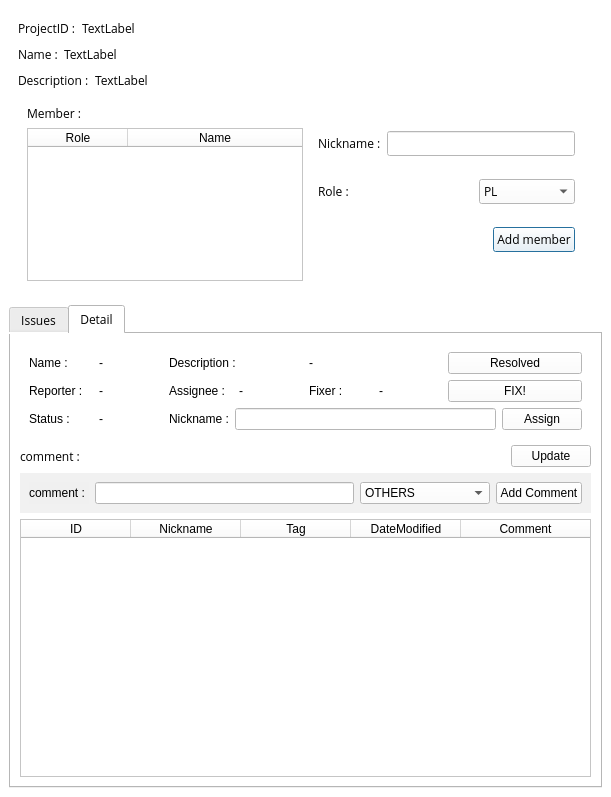
<?xml version="1.0" encoding="UTF-8"?>
<ui version="4.0">
 <class>Dialog</class>
 <widget class="QDialog" name="Dialog">
  <property name="geometry">
   <rect>
    <x>0</x>
    <y>0</y>
    <width>611</width>
    <height>797</height>
   </rect>
  </property>
  <property name="font">
   <font>
    <family>Open Sans</family>
   </font>
  </property>
  <property name="windowTitle">
   <string>Dialog</string>
  </property>
  <layout class="QGridLayout" name="gridLayout_5">
   <property name="leftMargin">
    <number>0</number>
   </property>
   <property name="topMargin">
    <number>0</number>
   </property>
   <property name="rightMargin">
    <number>0</number>
   </property>
   <property name="bottomMargin">
    <number>0</number>
   </property>
   <property name="spacing">
    <number>0</number>
   </property>
   <item row="0" column="0">
    <widget class="QWidget" name="widget" native="true">
     <property name="styleSheet">
      <string notr="true">background-color: #fff;</string>
     </property>
     <layout class="QGridLayout" name="gridLayout_7">
      <item row="0" column="0">
       <widget class="QWidget" name="widget_5" native="true">
        <property name="maximumSize">
         <size>
          <width>16777215</width>
          <height>290</height>
         </size>
        </property>
        <property name="styleSheet">
         <string notr="true">QWidget#widget_5{
	background-color: '#d5dee8';
	border: none;
	border-radius: 10px;
}
QWidget#widget_5 QLabel{
	background-color: '#d5dee8';
}</string>
        </property>
        <layout class="QGridLayout" name="gridLayout_3">
         <item row="0" column="0">
          <layout class="QHBoxLayout" name="horizontalLayout">
           <item>
            <widget class="QLabel" name="label_6">
             <property name="font">
              <font>
               <family>Open Sans</family>
              </font>
             </property>
             <property name="text">
              <string>ProjectID :</string>
             </property>
            </widget>
           </item>
           <item>
            <widget class="QLabel" name="project_id">
             <property name="font">
              <font>
               <family>Open Sans</family>
              </font>
             </property>
             <property name="text">
              <string>TextLabel</string>
             </property>
            </widget>
           </item>
           <item>
            <spacer name="horizontalSpacer">
             <property name="orientation">
              <enum>Qt::Horizontal</enum>
             </property>
             <property name="sizeHint" stdset="0">
              <size>
               <width>40</width>
               <height>20</height>
              </size>
             </property>
            </spacer>
           </item>
          </layout>
         </item>
         <item row="1" column="0">
          <layout class="QVBoxLayout" name="verticalLayout">
           <item>
            <layout class="QHBoxLayout" name="horizontalLayout_2">
             <item>
              <widget class="QLabel" name="label">
               <property name="font">
                <font>
                 <family>Open Sans</family>
                </font>
               </property>
               <property name="text">
                <string>Name :</string>
               </property>
              </widget>
             </item>
             <item>
              <widget class="QLabel" name="project_name">
               <property name="font">
                <font>
                 <family>Open Sans</family>
                </font>
               </property>
               <property name="text">
                <string>TextLabel</string>
               </property>
              </widget>
             </item>
             <item>
              <spacer name="horizontalSpacer_4">
               <property name="orientation">
                <enum>Qt::Horizontal</enum>
               </property>
               <property name="sizeHint" stdset="0">
                <size>
                 <width>40</width>
                 <height>20</height>
                </size>
               </property>
              </spacer>
             </item>
            </layout>
           </item>
          </layout>
         </item>
         <item row="2" column="0">
          <layout class="QHBoxLayout" name="horizontalLayout_3">
           <item>
            <widget class="QLabel" name="label_4">
             <property name="font">
              <font>
               <family>Open Sans</family>
              </font>
             </property>
             <property name="text">
              <string>Description :</string>
             </property>
            </widget>
           </item>
           <item>
            <widget class="QLabel" name="description">
             <property name="font">
              <font>
               <family>Open Sans</family>
              </font>
             </property>
             <property name="text">
              <string>TextLabel</string>
             </property>
            </widget>
           </item>
           <item>
            <spacer name="horizontalSpacer_5">
             <property name="orientation">
              <enum>Qt::Horizontal</enum>
             </property>
             <property name="sizeHint" stdset="0">
              <size>
               <width>40</width>
               <height>20</height>
              </size>
             </property>
            </spacer>
           </item>
          </layout>
         </item>
         <item row="3" column="0">
          <widget class="QWidget" name="widget_4" native="true">
           <property name="styleSheet">
            <string notr="true">QWidget#widget_4{
	background-color: '#d5dee8';
}</string>
           </property>
           <layout class="QGridLayout" name="gridLayout_4">
            <item row="0" column="1">
             <widget class="QWidget" name="widget_6" native="true">
              <property name="styleSheet">
               <string notr="true">QWidget#widget_6 {
	background-color: 'white';
	border-radius: 10px;
}
QWidget#widget_6 QLabel{
	background-color: 'white';
}
QWidget#widget_6 QPushButton {
	background-color: '#d5dee8';
}
</string>
              </property>
              <layout class="QVBoxLayout" name="verticalLayout_3">
               <item>
                <layout class="QHBoxLayout" name="horizontalLayout_5">
                 <item>
                  <widget class="QLabel" name="label_10">
                   <property name="text">
                    <string>Nickname :</string>
                   </property>
                  </widget>
                 </item>
                 <item>
                  <widget class="QLineEdit" name="member_nickname"/>
                 </item>
                </layout>
               </item>
               <item>
                <layout class="QHBoxLayout" name="horizontalLayout_9">
                 <item>
                  <widget class="QLabel" name="label_11">
                   <property name="text">
                    <string>Role :</string>
                   </property>
                  </widget>
                 </item>
                 <item>
                  <spacer name="horizontalSpacer_7">
                   <property name="orientation">
                    <enum>Qt::Horizontal</enum>
                   </property>
                   <property name="sizeHint" stdset="0">
                    <size>
                     <width>40</width>
                     <height>20</height>
                    </size>
                   </property>
                  </spacer>
                 </item>
                 <item>
                  <widget class="QComboBox" name="member_role">
                   <item>
                    <property name="text">
                     <string>PL</string>
                    </property>
                   </item>
                   <item>
                    <property name="text">
                     <string>TESTER</string>
                    </property>
                   </item>
                   <item>
                    <property name="text">
                     <string>DEVELOPER</string>
                    </property>
                   </item>
                  </widget>
                 </item>
                </layout>
               </item>
               <item>
                <layout class="QHBoxLayout" name="horizontalLayout_10">
                 <item>
                  <spacer name="horizontalSpacer_6">
                   <property name="orientation">
                    <enum>Qt::Horizontal</enum>
                   </property>
                   <property name="sizeHint" stdset="0">
                    <size>
                     <width>40</width>
                     <height>20</height>
                    </size>
                   </property>
                  </spacer>
                 </item>
                 <item>
                  <widget class="QPushButton" name="add_member_btn">
                   <property name="text">
                    <string>Add member</string>
                   </property>
                  </widget>
                 </item>
                </layout>
               </item>
              </layout>
             </widget>
            </item>
            <item row="0" column="0">
             <layout class="QVBoxLayout" name="verticalLayout_2">
              <item>
               <widget class="QLabel" name="label_3">
                <property name="font">
                 <font>
                  <family>Open Sans</family>
                 </font>
                </property>
                <property name="text">
                 <string>Member :</string>
                </property>
               </widget>
              </item>
              <item>
               <widget class="QTableWidget" name="member_table">
                <property name="editTriggers">
                 <set>QAbstractItemView::NoEditTriggers</set>
                </property>
                <attribute name="horizontalHeaderCascadingSectionResizes">
                 <bool>false</bool>
                </attribute>
                <attribute name="horizontalHeaderShowSortIndicator" stdset="0">
                 <bool>false</bool>
                </attribute>
                <attribute name="horizontalHeaderStretchLastSection">
                 <bool>true</bool>
                </attribute>
                <column>
                 <property name="text">
                  <string>Role</string>
                 </property>
                </column>
                <column>
                 <property name="text">
                  <string>Name</string>
                 </property>
                </column>
               </widget>
              </item>
             </layout>
            </item>
           </layout>
          </widget>
         </item>
        </layout>
       </widget>
      </item>
      <item row="1" column="0">
       <widget class="QTabWidget" name="tabWidget">
        <property name="styleSheet">
         <string notr="true"/>
        </property>
        <property name="currentIndex">
         <number>1</number>
        </property>
        <widget class="QWidget" name="tab">
         <attribute name="title">
          <string>Issues</string>
         </attribute>
         <layout class="QGridLayout" name="gridLayout_8">
          <property name="leftMargin">
           <number>0</number>
          </property>
          <property name="topMargin">
           <number>0</number>
          </property>
          <property name="rightMargin">
           <number>0</number>
          </property>
          <property name="bottomMargin">
           <number>0</number>
          </property>
          <property name="spacing">
           <number>0</number>
          </property>
          <item row="0" column="0">
           <widget class="QWidget" name="widget_7" native="true">
            <property name="styleSheet">
             <string notr="true">background-color: 'white';</string>
            </property>
            <layout class="QGridLayout" name="gridLayout_2">
             <item row="0" column="0">
              <layout class="QHBoxLayout" name="horizontalLayout_4">
               <item>
                <widget class="QLabel" name="label_7">
                 <property name="font">
                  <font>
                   <family>Open Sans</family>
                  </font>
                 </property>
                 <property name="text">
                  <string>Issues :</string>
                 </property>
                </widget>
               </item>
               <item>
                <spacer name="horizontalSpacer_2">
                 <property name="orientation">
                  <enum>Qt::Horizontal</enum>
                 </property>
                 <property name="sizeHint" stdset="0">
                  <size>
                   <width>40</width>
                   <height>20</height>
                  </size>
                 </property>
                </spacer>
               </item>
              </layout>
             </item>
             <item row="1" column="0">
              <widget class="QWidget" name="widget_2" native="true">
               <property name="styleSheet">
                <string notr="true">QWidget#widget_2 {
background-color : rgba(240,240,240,240);
}
QWidget#widget_2 QLabel{
background-color : rgba(240,240,240,240);
}</string>
               </property>
               <layout class="QHBoxLayout" name="horizontalLayout_7">
                <property name="leftMargin">
                 <number>0</number>
                </property>
                <property name="rightMargin">
                 <number>0</number>
                </property>
                <item>
                 <widget class="QLabel" name="label_2">
                  <property name="text">
                   <string>Name :</string>
                  </property>
                 </widget>
                </item>
                <item>
                 <widget class="QLineEdit" name="issue_name"/>
                </item>
                <item>
                 <widget class="QLabel" name="label_5">
                  <property name="text">
                   <string>Description :</string>
                  </property>
                 </widget>
                </item>
                <item>
                 <widget class="QLineEdit" name="issue_description"/>
                </item>
                <item>
                 <widget class="QComboBox" name="priority">
                  <item>
                   <property name="text">
                    <string>BLOCKER</string>
                   </property>
                  </item>
                  <item>
                   <property name="text">
                    <string>CRITICAL</string>
                   </property>
                  </item>
                  <item>
                   <property name="text">
                    <string>MAJOR</string>
                   </property>
                  </item>
                  <item>
                   <property name="text">
                    <string>MINOR</string>
                   </property>
                  </item>
                  <item>
                   <property name="text">
                    <string>TRIVIAL</string>
                   </property>
                  </item>
                 </widget>
                </item>
                <item>
                 <widget class="QPushButton" name="add_issue">
                  <property name="font">
                   <font>
                    <family>Open Sans</family>
                   </font>
                  </property>
                  <property name="text">
                   <string>Add Issue</string>
                  </property>
                 </widget>
                </item>
               </layout>
              </widget>
             </item>
             <item row="2" column="0">
              <widget class="QWidget" name="widget_8" native="true">
               <layout class="QGridLayout" name="gridLayout">
                <item row="0" column="1">
                 <widget class="QPushButton" name="issue_update">
                  <property name="text">
                   <string>Update</string>
                  </property>
                 </widget>
                </item>
                <item row="0" column="0">
                 <spacer name="horizontalSpacer_8">
                  <property name="orientation">
                   <enum>Qt::Horizontal</enum>
                  </property>
                  <property name="sizeHint" stdset="0">
                   <size>
                    <width>40</width>
                    <height>20</height>
                   </size>
                  </property>
                 </spacer>
                </item>
               </layout>
              </widget>
             </item>
             <item row="3" column="0">
              <widget class="QTableWidget" name="issue_table">
               <property name="editTriggers">
                <set>QAbstractItemView::NoEditTriggers</set>
               </property>
               <attribute name="horizontalHeaderDefaultSectionSize">
                <number>80</number>
               </attribute>
               <attribute name="horizontalHeaderStretchLastSection">
                <bool>true</bool>
               </attribute>
               <attribute name="verticalHeaderShowSortIndicator" stdset="0">
                <bool>false</bool>
               </attribute>
               <attribute name="verticalHeaderStretchLastSection">
                <bool>false</bool>
               </attribute>
               <column>
                <property name="text">
                 <string>ID</string>
                </property>
               </column>
               <column>
                <property name="text">
                 <string>Name</string>
                </property>
               </column>
               <column>
                <property name="text">
                 <string>Status</string>
                </property>
               </column>
               <column>
                <property name="text">
                 <string>Detail</string>
                </property>
               </column>
               <column>
                <property name="text">
                 <string>Description</string>
                </property>
               </column>
               <column>
                <property name="text">
                 <string>Priority</string>
                </property>
               </column>
               <column>
                <property name="text">
                 <string>DateModified</string>
                </property>
               </column>
              </widget>
             </item>
            </layout>
           </widget>
          </item>
         </layout>
        </widget>
        <widget class="QWidget" name="tab_2">
         <attribute name="title">
          <string>Detail</string>
         </attribute>
         <layout class="QGridLayout" name="gridLayout_9">
          <property name="leftMargin">
           <number>0</number>
          </property>
          <property name="topMargin">
           <number>0</number>
          </property>
          <property name="rightMargin">
           <number>0</number>
          </property>
          <property name="bottomMargin">
           <number>0</number>
          </property>
          <property name="spacing">
           <number>0</number>
          </property>
          <item row="0" column="0">
           <widget class="QWidget" name="widget_3" native="true">
            <property name="styleSheet">
             <string notr="true">background-color: 'white';</string>
            </property>
            <layout class="QGridLayout" name="gridLayout_10">
             <item row="2" column="0">
              <widget class="QWidget" name="widget_9" native="true">
               <property name="styleSheet">
                <string notr="true">QWidget#widget_9 {
background-color : rgba(240,240,240,240);
}
QWidget#widget_9 QLabel{
background-color : rgba(240,240,240,240);
}</string>
               </property>
               <layout class="QHBoxLayout" name="horizontalLayout_12">
                <item>
                 <widget class="QLabel" name="label_14">
                  <property name="text">
                   <string>comment : </string>
                  </property>
                 </widget>
                </item>
                <item>
                 <widget class="QLineEdit" name="comment_input"/>
                </item>
                <item>
                 <widget class="QComboBox" name="tag">
                  <item>
                   <property name="text">
                    <string>OTHERS</string>
                   </property>
                  </item>
                  <item>
                   <property name="text">
                    <string>ISSUE_CREATED</string>
                   </property>
                  </item>
                  <item>
                   <property name="text">
                    <string>SET_ASSIGNEE</string>
                   </property>
                  </item>
                  <item>
                   <property name="text">
                    <string>SET_FIXED</string>
                   </property>
                  </item>
                  <item>
                   <property name="text">
                    <string>SET_RESOLVED</string>
                   </property>
                  </item>
                  <item>
                   <property name="text">
                    <string>SET_CLOSED</string>
                   </property>
                  </item>
                  <item>
                   <property name="text">
                    <string>SET_REOPENED</string>
                   </property>
                  </item>
                 </widget>
                </item>
                <item>
                 <widget class="QPushButton" name="add_comment_btn">
                  <property name="text">
                   <string>Add Comment</string>
                  </property>
                 </widget>
                </item>
               </layout>
              </widget>
             </item>
             <item row="3" column="0">
              <widget class="QTableWidget" name="comment_table">
               <attribute name="horizontalHeaderDefaultSectionSize">
                <number>110</number>
               </attribute>
               <attribute name="horizontalHeaderStretchLastSection">
                <bool>true</bool>
               </attribute>
               <column>
                <property name="text">
                 <string>ID</string>
                </property>
               </column>
               <column>
                <property name="text">
                 <string>Nickname</string>
                </property>
               </column>
               <column>
                <property name="text">
                 <string>Tag</string>
                </property>
               </column>
               <column>
                <property name="text">
                 <string>DateModified</string>
                </property>
               </column>
               <column>
                <property name="text">
                 <string>Comment</string>
                </property>
               </column>
              </widget>
             </item>
             <item row="1" column="0">
              <layout class="QHBoxLayout" name="horizontalLayout_6">
               <item>
                <widget class="QLabel" name="label_8">
                 <property name="font">
                  <font>
                   <family>Open Sans</family>
                  </font>
                 </property>
                 <property name="text">
                  <string>comment :</string>
                 </property>
                </widget>
               </item>
               <item>
                <spacer name="horizontalSpacer_3">
                 <property name="orientation">
                  <enum>Qt::Horizontal</enum>
                 </property>
                 <property name="sizeHint" stdset="0">
                  <size>
                   <width>40</width>
                   <height>20</height>
                  </size>
                 </property>
                </spacer>
               </item>
               <item>
                <widget class="QPushButton" name="update_btn">
                 <property name="text">
                  <string>Update</string>
                 </property>
                </widget>
               </item>
              </layout>
             </item>
             <item row="0" column="0">
              <widget class="QWidget" name="widget_10" native="true">
               <property name="font">
                <font>
                 <family>Open Sans</family>
                </font>
               </property>
               <property name="styleSheet">
                <string notr="true">QWidget#widget_10{
	background-color: '#d5dee8';
	border: none;
	border-radius: 10px;
}
QWidget#widget_10 QLabel{
	background-color: '#d5dee8';
}</string>
               </property>
               <layout class="QGridLayout" name="gridLayout_6">
                <item row="0" column="0">
                 <layout class="QHBoxLayout" name="horizontalLayout_13">
                  <item>
                   <widget class="QLabel" name="label_15">
                    <property name="text">
                     <string>Name :</string>
                    </property>
                   </widget>
                  </item>
                  <item>
                   <widget class="QLabel" name="issue_name_2">
                    <property name="text">
                     <string>-</string>
                    </property>
                   </widget>
                  </item>
                 </layout>
                </item>
                <item row="0" column="1" colspan="2">
                 <layout class="QHBoxLayout" name="horizontalLayout_16">
                  <item>
                   <widget class="QLabel" name="label_21">
                    <property name="text">
                     <string>Description :</string>
                    </property>
                   </widget>
                  </item>
                  <item>
                   <widget class="QLabel" name="issue_des">
                    <property name="text">
                     <string>-</string>
                    </property>
                   </widget>
                  </item>
                 </layout>
                </item>
                <item row="0" column="3">
                 <widget class="QPushButton" name="resoloved_btn">
                  <property name="text">
                   <string>Resolved</string>
                  </property>
                 </widget>
                </item>
                <item row="1" column="0">
                 <layout class="QHBoxLayout" name="horizontalLayout_14">
                  <item>
                   <widget class="QLabel" name="label_17">
                    <property name="text">
                     <string>Reporter :</string>
                    </property>
                   </widget>
                  </item>
                  <item>
                   <widget class="QLabel" name="issue_reporter">
                    <property name="text">
                     <string>-</string>
                    </property>
                   </widget>
                  </item>
                 </layout>
                </item>
                <item row="1" column="1">
                 <layout class="QHBoxLayout" name="horizontalLayout_11">
                  <item>
                   <widget class="QLabel" name="label_13">
                    <property name="text">
                     <string>Assignee :</string>
                    </property>
                   </widget>
                  </item>
                  <item>
                   <widget class="QLabel" name="label_18">
                    <property name="text">
                     <string>-</string>
                    </property>
                   </widget>
                  </item>
                 </layout>
                </item>
                <item row="1" column="2">
                 <layout class="QHBoxLayout" name="horizontalLayout_17">
                  <item>
                   <widget class="QLabel" name="label_12">
                    <property name="text">
                     <string>Fixer :</string>
                    </property>
                   </widget>
                  </item>
                  <item>
                   <widget class="QLabel" name="fixer">
                    <property name="text">
                     <string>-</string>
                    </property>
                   </widget>
                  </item>
                 </layout>
                </item>
                <item row="1" column="3">
                 <widget class="QPushButton" name="fix_btn">
                  <property name="text">
                   <string>FIX!</string>
                  </property>
                 </widget>
                </item>
                <item row="2" column="0">
                 <layout class="QHBoxLayout" name="horizontalLayout_15">
                  <item>
                   <widget class="QLabel" name="label_16">
                    <property name="text">
                     <string>Status :</string>
                    </property>
                   </widget>
                  </item>
                  <item>
                   <widget class="QLabel" name="issue_status">
                    <property name="text">
                     <string>-</string>
                    </property>
                   </widget>
                  </item>
                 </layout>
                </item>
                <item row="2" column="1" colspan="3">
                 <layout class="QHBoxLayout" name="horizontalLayout_8">
                  <item>
                   <widget class="QLabel" name="label_9">
                    <property name="text">
                     <string>Nickname :</string>
                    </property>
                   </widget>
                  </item>
                  <item>
                   <widget class="QLineEdit" name="assign_name"/>
                  </item>
                  <item>
                   <widget class="QPushButton" name="assign_btn">
                    <property name="text">
                     <string>Assign</string>
                    </property>
                   </widget>
                  </item>
                 </layout>
                </item>
               </layout>
              </widget>
             </item>
            </layout>
           </widget>
          </item>
         </layout>
        </widget>
       </widget>
      </item>
     </layout>
    </widget>
   </item>
  </layout>
 </widget>
 <resources/>
 <connections/>
</ui>
